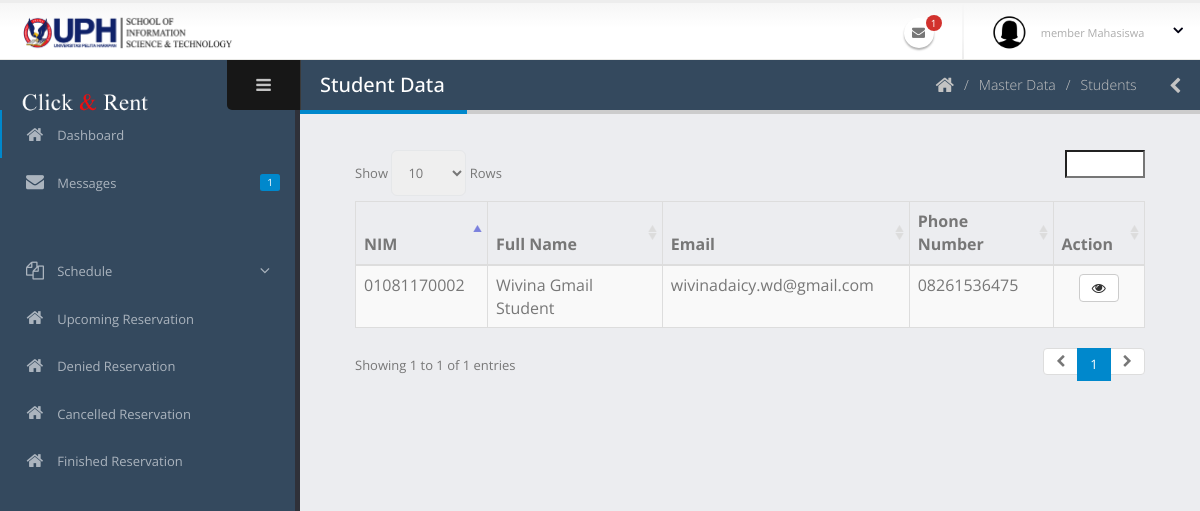
/admin/mahasiswa.php, run on an earlier commit of the app's database.
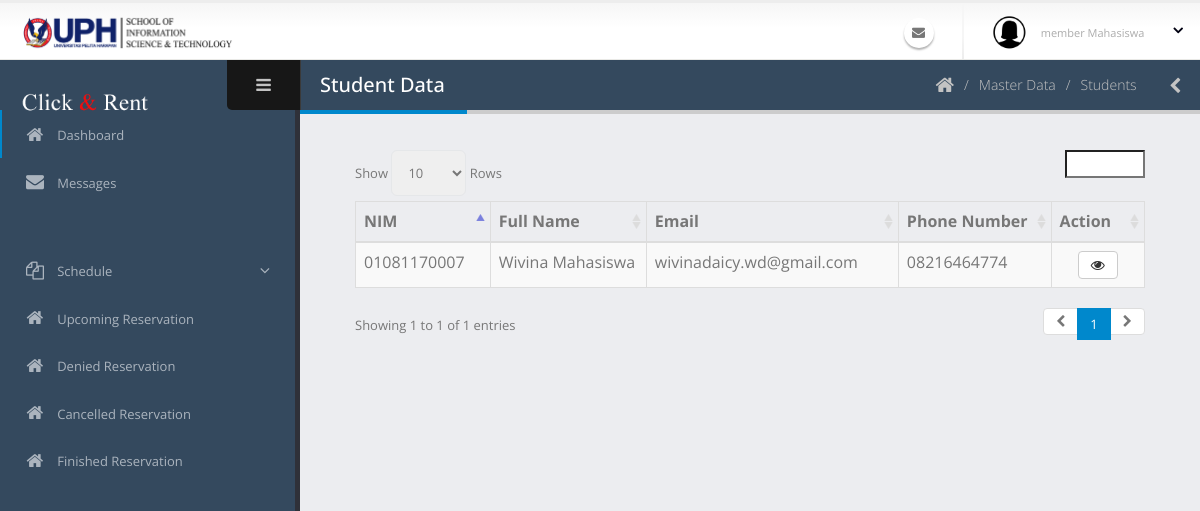
And on a later commit of the database.
### tables this page shows
CREATE TABLE `mahasiswa` (
  `id_mahasiswa` varchar(20) NOT NULL COMMENT 'NIM',
  `id_pengguna` varchar(40) NOT NULL,
  `id_programStudi` varchar(40) NOT NULL,
  `angkatan` year(4) NOT NULL,
  `semester` int(11) NOT NULL,
  `total_sks` int(11) NOT NULL,
  `ipk_terakhir` float NOT NULL,
  `user_add` varchar(40) NOT NULL,
  `waktu_add` datetime NOT NULL,
  `user_edit` varchar(40) NOT NULL,
  `waktu_edit` datetime NOT NULL,
  `user_delete` varchar(40) NOT NULL,
  `waktu_Delete` datetime NOT NULL,
  `status_delete` int(11) NOT NULL
);

CREATE TABLE `pengguna` (
  `id_pengguna` varchar(40) NOT NULL COMMENT 'USER-0',
  `email` varchar(50) NOT NULL,
  `kata_sandi` text NOT NULL,
  `nama_lengkap` varchar(60) NOT NULL,
  `jenis_kelamin` char(1) NOT NULL,
  `tanggal_lahir` date NOT NULL,
  `alamat` text NOT NULL,
  `no_hp` varchar(20) NOT NULL,
  `tanggal_masuk` date NOT NULL,
  `status_pengguna` int(11) NOT NULL COMMENT '1: SUPER ADMIN, 2: ADMIN, 3: MEMBER DOSEN, 4:MEMBER MAHASISWA',
  `status_daftar` int(11) NOT NULL COMMENT '0 =TIDAK AKTIF, 1=MENUNGGU APPROVE, 2=AKTIF',
  `user_add` varchar(40) NOT NULL,
  `waktu_add` datetime NOT NULL,
  `user_edit` varchar(40) NOT NULL,
  `waktu_edit` datetime NOT NULL,
  `user_delete` varchar(40) NOT NULL,
  `waktu_delete` datetime NOT NULL,
  `status_delete` int(11) NOT NULL
);

### session.php (called while the page is built, shortened)
<?php
$email = $_SESSION['email'];
$password =$_SESSION['password'];
$id = $_SESSION['id'];
?>

### admin/req/header.php (shortened to what the changed rows need)
<section class="body">
	<header class="header">
		<div class="header-right">
			<ul class="notifications">
				<li>
					<a href="#" class="dropdown-toggle notification-icon" data-toggle="dropdown">
						<i class="fa fa-envelope"></i>
						<?php
						$ceknotifmail = mysqli_query($koneksi, "SELECT count(pesan_detail.id_pesanDetail) FROM pesan_detail WHERE pesan_detail.id_penggunaKe ='$id' AND status_pesan='0'");
						$datamail = mysqli_fetch_array($ceknotifmail);
						$jumlah = $datamail['count(pesan_detail.id_pesanDetail)'];
						if($jumlah!=0){
							?>
						<span class="badge"><?php echo
					$jumlah?></span>
						<?php } ?>
					</a>
				</li>
			</ul>
		</div>
	</header>

### admin/req/leftbar.php (shortened to what the changed rows need)
<div class="inner-wrapper">
	<aside id="sidebar-left" class="sidebar-left">
		<div class="nano">
			<div class="nano-content">
				<nav id="menu" class="nav-main" role="navigation">
					<?php
					$query = "SELECT * FROM pengguna WHERE status_delete ='0' AND email='$email' AND kata_sandi='$password'";
					$eksekusi = mysqli_query($koneksi, $query);
					$data = mysqli_fetch_array($eksekusi);
					if($data['status_pengguna']==1){
					?>
					<ul class="nav nav-main">
						<li>
							<a href="index.php">
								<i class="fa fa-home" aria-hidden="true"></i>
								<span>Dashboard</span>
							</a>
						</li>
                        <script type="text/javascript" src="//w.24timezones.com/l.js" async></script>
						<li>
						<a href="pesan.php">
							<?php
							$ceknotifmail = mysqli_query($koneksi, "SELECT count(pesan_detail.id_pesanDetail) FROM pesan_detail WHERE pesan_detail.id_penggunaKe ='$id' AND status_pesan='0'");
							$datamail = mysqli_fetch_array($ceknotifmail);
							$jumlah = $datamail['count(pesan_detail.id_pesanDetail)'];
							if($jumlah!=0){
?>
							<span class="pull-right label label-primary"><?php echo
							$jumlah?></span>
							<?php } ?>
							<i class="fa fa-envelope" aria-hidden="true"></i>
							<span>Messages</span>
						</a>
						</li>
						<li>
						<a href="contactMessage.php">
							<?php
							$ceknotifmail = mysqli_query($koneksi, "SELECT count(id_contact) FROM contact WHERE status_pesan='0'");
							$datamail = mysqli_fetch_array($ceknotifmail);
							$jumlah = $datamail['count(id_contact)'];
							if($jumlah!=0){
?>
							<span class="pull-right label label-primary"><?php echo
							$jumlah?></span>
							<?php } ?>
							<i class="fa fa-envelope" aria-hidden="true"></i>
							<span>Contact Messages</span>
						</a>
						</li>
						<li class="nav-parent">
							<a>
								<i class="fa fa-copy" aria-hidden="true"></i>
								<span>Master Data</span>
							</a>
							<ul class="nav nav-children">
								<li>
									<a href="pengguna.php">
										 Users
									</a>
								</li>
								<li>
									<a href="mahasiswa.php">
										 Students
									</a>
								</li>
								<li>
									<a href="prodi.php">
										 Major
									</a>
								</li>
                                <li>
									<a href="fakultas.php">
										 Faculty
									</a>
								</li>
								<li>
									<a href="ruangan.php">
										 Rooms
									</a>
								</li>
								<li>
									<a href="barang.php">
										 Items
									</a>
								</li>
								<li>
									<a href="">
										 Event Category
									</a>
								</li>
							</ul>
						</li>
						<li>
							<a href="memberPending.php">
								<i class="fa fa-home" aria-hidden="true"></i>
								<span>New Member Pending</span>
								<?php
								$ceknotifmail = mysqli_query($koneksi, "SELECT count(pengguna.id_pengguna) FROM pengguna WHERE status_daftar= '1'");
								$datamail = mysqli_fetch_array($ceknotifmail);
								$jumlah = $datamail['count(pengguna.id_pengguna)'];
								if($jumlah!=0){
									?>
									   &nbsp;&nbsp;&nbsp;<span class="badge"><?php echo $jumlah?></span>
									<?php } ?>
							</a>
						</li>
						<hr class="separator" />
						<li class="nav-parent">
							<a>
								<i class="fa fa-copy" aria-hidden="true"></i>
								<span>Schedule</span>
							</a>
							<ul class="nav nav-children">
								<li>
									<a href="jadwalLab.php">
										 Laboratory
									</a>
								</li>
								<li>
									<a href="jadwalMeeting.php">
										 Meeting Room
									</a>
								</li>
							</ul>
						</li>
						<li class="nav-parent">
							<a>
								<i class="fa fa-copy" aria-hidden="true"> </i>
								<span>Pending Reservation </span>
								<?php
								$ceknotifmail = mysqli_query($koneksi, "SELECT count(peminjaman.id_peminjaman) FROM peminjaman WHERE peminjaman.status_peminjaman ='0'");
								$datamail = mysqli_fetch_array($ceknotifmail);
								$jumlah = $datamail['count(peminjaman.id_peminjaman)'];
								if($jumlah!=0){
									?>
									   &nbsp;&nbsp;&nbsp;<span class="badge"><?php echo $jumlah?></span>
									<?php } ?>
							</a>
							<ul class="nav nav-children">
								<li>
									<a href="pendingLab.php">
										 Laboratory
										 <?php
								$ceknotifmail = mysqli_query($koneksi, "SELECT count(peminjaman.id_peminjaman) FROM peminjaman join ruangan on ruangan.id_ruangan = peminjaman.id_ruangan WHERE jenis_ruangan= '1' AND (peminjaman.status_peminjaman ='0' or peminjaman.status_peminjaman='5')");
								$datamail = mysqli_fetch_array($ceknotifmail);
								$jumlah = $datamail['count(peminjaman.id_peminjaman)'];
								if($jumlah!=0){
									?>
									   &nbsp;&nbsp;&nbsp;<span class="badge"><?php echo $jumlah?></span>
									<?php } ?>
									</a>
								</li>
								<li>
									<a href="pendingMeeting.php">
										 Meeting Room
										 <?php
								$ceknotifmail = mysqli_query($koneksi, "SELECT count(peminjaman.id_peminjaman) FROM peminjaman join ruangan on ruangan.id_ruangan = peminjaman.id_ruangan WHERE jenis_ruangan= '2' AND (peminjaman.status_peminjaman ='0' or peminjaman.status_peminjaman='5')");
								$datamail = mysqli_fetch_array($ceknotifmail);
								$jumlah = $datamail['count(peminjaman.id_peminjaman)'];
								if($jumlah!=0){
									?>
									   &nbsp;&nbsp;&nbsp;<span class="badge"><?php echo $jumlah?></span>
									<?php } ?>
									</a>
								</li>
							</ul>
						</li>
						<li class="nav-parent">
							<a>
								<i class="fa fa-copy" aria-hidden="true"></i>
								<span>Reservation</span>
							</a>
							<ul class="nav nav-children">
								<li>
									<a href="peminjamanAdminLab.php">
                                        Laboratory
									</a>
								</li>
								<li>
									<a href="peminjamanAdminMeeting.php">
										 Meeting Room
									</a>
								</li>
							</ul>
						</li>
						<li class="nav-parent">
							<a>
								<i class="fa fa-copy" aria-hidden="true"></i>
								<span>Finished Reservation</span>
							</a>
							<ul class="nav nav-children">
								<li>
									<a href="peminjamanAdminSelesaiLab.php">
                                        Laboratory
									</a>
								</li>
								<li>
									<a href="peminjamanAdminSelesaiMeet.php">
										 Meeting Room
									</a>
								</li>
							</ul>
						</li>
						<li>
							<a href="logPeminjaman.php">
								<i class="fa fa-home" aria-hidden="true"></i>
								<span>Reservation Log</span>
							</a>
						</li>
                        <hr class="separator">
                        <li>
							<a href="peminjamanMemberAkanDatang.php">
								<i class="fa fa-home" aria-hidden="true"></i>
								<span>Upcoming Reservation</span>
							</a>
						</li>
						<li>
							<a href="peminjamanMemberDitolak.php">
								<i class="fa fa-home" aria-hidden="true"></i>
								<span>Denied Reservation</span>
							</a>
						</li>
						<li>
							<a href="peminjamanMemberDibatalkan.php">
								<i class=" fa fa-times-circle-o" aria-hidden="true"></i>
								<span>Cancelled Reservation</span>
							</a>
						</li>
						<li>
							<a href="peminjamanMemberSelesai.php">
								<i class=" fa fa-check-circle-o" aria-hidden="true"></i>
								<span>Finished Reservation</span>
							</a>
						</li>
					</ul>
					<?php }else{  ?>
					<ul class="nav nav-main">
						<li>
						<a href="pesan.php">
							<?php
							$ceknotifmail = mysqli_query($koneksi, "SELECT count(pesan_detail.id_pesanDetail) FROM pesan_detail WHERE pesan_detail.id_penggunaKe ='$id' AND status_pesan='0'");
							$datamail = mysqli_fetch_array($ceknotifmail);
							$jumlah = $datamail['count(pesan_detail.id_pesanDetail)'];
							if($jumlah!=0){
?>
							<span class="pull-right label label-primary"><?php echo
							$jumlah?></span>
							<?php } ?>
							<i class="fa fa-envelope" aria-hidden="true"></i>
							<span>Messages</span>
						</a>
						</li>
					</ul>
					<?php } ?>
				</nav>
			</div>
		</div>
	</aside>

### admin/mahasiswa.php (shortened to what the changed rows need)
<?php include('../session.php')?>
<?php include('../koneksi.php'); ?>
<?php include('req/head.php');?>
<?php include('req/header.php');?>
<?php include('req/leftbar.php');?>
	<section role="main" class="content-body">
		<header class="page-header">
			<h2>Student Data</h2>
		</header>
<div class="container-fluid">
	<table  class="table table-bordered table-striped mb-none" id="datatable-default">
		<thead>
			<tr>
				<th>NIM</th>
				<th>Full Name</th>
				<th>Email</th>
				<th>Phone Number</th>
				<th>Action</th>
			</tr>
		</thead>
		<tbody>
		<?php
			$query = mysqli_query($koneksi, "SELECT * from pengguna join mahasiswa on mahasiswa.id_pengguna= pengguna.id_pengguna WHERE pengguna.status_delete='0' AND mahasiswa.status_delete='0'AND status_daftar='2' AND status_pengguna='4'");
			while($data=mysqli_fetch_array($query)){
			?>
			<tr>
				<td><?php echo $data['id_mahasiswa']?></td>
				<td><?php echo $data['nama_lengkap']?></td>
				<td><?php echo $data['email']?></td>
				<td><?php echo $data['no_hp']?></td>
				<td class="text-center">
					<a class="modal-with-form btn btn-default" data-toggle="tooltip" data-placement="top" title="Detail" href="#modaldetail<?php echo $data['id_pengguna'];?>"><i class='fa fa-eye'></i>
					</a>
				</td>
			</tr>
			<?php } ?>
		</tbody>
	</table>
</div>
<?php include('req/endtitle.php');?>
<?php include('req/script.php');?>

What changed in the data, as far as the page shows it:
removed mahasiswa: id_mahasiswa "01081170002", id_pengguna.nama_lengkap "Wivina Gmail Student", id_pengguna.email "wivinadaicy.wd@gmail.com", id_pengguna.no_hp "08261536475"
now on this page (row edited): mahasiswa: id_mahasiswa "01081170007", id_pengguna.nama_lengkap "Wivina Mahasiswa", id_pengguna.email "wivinadaicy.wd@gmail.com", id_pengguna.no_hp "08216464774"
Also different on the page:
$jumlah: "1" → (not shown)
